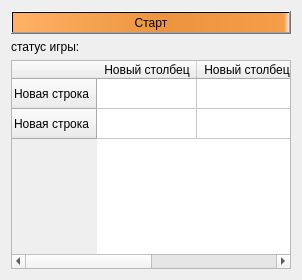
<?xml version="1.0" encoding="UTF-8"?>
<ui version="4.0">
 <class>GameSettings</class>
 <widget class="QWidget" name="GameSettings">
  <property name="geometry">
   <rect>
    <x>0</x>
    <y>0</y>
    <width>302</width>
    <height>280</height>
   </rect>
  </property>
  <property name="sizePolicy">
   <sizepolicy hsizetype="Fixed" vsizetype="Fixed">
    <horstretch>0</horstretch>
    <verstretch>0</verstretch>
   </sizepolicy>
  </property>
  <property name="windowTitle">
   <string>5 В Ряд</string>
  </property>
  <layout class="QGridLayout" name="gridLayout">
   <item row="1" column="0">
    <widget class="QLabel" name="label_4">
     <property name="text">
      <string>статус игры: </string>
     </property>
    </widget>
   </item>
   <item row="1" column="1">
    <widget class="QLabel" name="game_status">
     <property name="text">
      <string/>
     </property>
    </widget>
   </item>
   <item row="0" column="0" colspan="3">
    <widget class="QPushButton" name="start">
     <property name="styleSheet">
      <string notr="true">background: qlineargradient(spread:pad, x1:0, y1:0, x2:1, y2:0, stop:0 rgba(255, 178, 102, 255), stop:0.55 rgba(235, 148, 61, 255), stop:0.98 rgba(245, 158, 71, 255), stop:1 rgba(0, 0, 0, 0))</string>
     </property>
     <property name="text">
      <string>Старт</string>
     </property>
    </widget>
   </item>
   <item row="2" column="0" colspan="3">
    <widget class="QTableWidget" name="tableWidget">
     <row>
      <property name="text">
       <string>Новая строка</string>
      </property>
     </row>
     <row>
      <property name="text">
       <string>Новая строка</string>
      </property>
     </row>
     <column>
      <property name="text">
       <string>Новый столбец</string>
      </property>
     </column>
     <column>
      <property name="text">
       <string>Новый столбец</string>
      </property>
     </column>
    </widget>
   </item>
  </layout>
 </widget>
 <tabstops>
  <tabstop>start</tabstop>
 </tabstops>
 <resources/>
 <connections/>
</ui>
